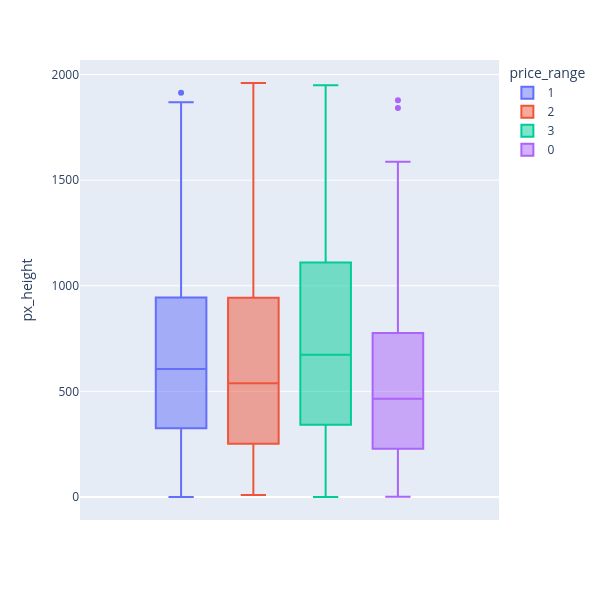

Write notebook code for a chart like this one.
### Code cell
fig = px.box(df, y='px_height', color='price_range')
fig.update_layout(
    height=600,  # set the height in pixels
    width=600    # set the width in pixels
)
fig.show()

### Figure 1 — Plotly figure (JSON) as saved in the notebook; plotly's stock layout.template omitted (floating-point values rounded to 4 significant figures; data arrays with more than 128 entries replaced by an {"elided": "..."} marker saying what was removed)
{"data": [{"alignmentgroup": "True", "hovertemplate": "price_range=1<br>px_height=%{y}<extra></extra>", "legendgroup": "1", "marker": {"color": "#636efa"}, "name": "1", "notched": false, "offsetgroup": "1", "orientation": "v", "showlegend": true, "type": "box", "x0": " ", "xaxis": "x", "y": {"elided": "500 int values"}, "y0": " ", "yaxis": "y"}, {"alignmentgroup": "True", "hovertemplate": "price_range=2<br>px_height=%{y}<extra></extra>", "legendgroup": "2", "marker": {"color": "#EF553B"}, "name": "2", "notched": false, "offsetgroup": "2", "orientation": "v", "showlegend": true, "type": "box", "x0": " ", "xaxis": "x", "y": {"elided": "500 int values"}, "y0": " ", "yaxis": "y"}, {"alignmentgroup": "True", "hovertemplate": "price_range=3<br>px_height=%{y}<extra></extra>", "legendgroup": "3", "marker": {"color": "#00cc96"}, "name": "3", "notched": false, "offsetgroup": "3", "orientation": "v", "showlegend": true, "type": "box", "x0": " ", "xaxis": "x", "y": {"elided": "500 int values"}, "y0": " ", "yaxis": "y"}, {"alignmentgroup": "True", "hovertemplate": "price_range=0<br>px_height=%{y}<extra></extra>", "legendgroup": "0", "marker": {"color": "#ab63fa"}, "name": "0", "notched": false, "offsetgroup": "0", "orientation": "v", "showlegend": true, "type": "box", "x0": " ", "xaxis": "x", "y": {"elided": "500 int values"}, "y0": " ", "yaxis": "y"}], "layout": {"boxmode": "group", "height": 600, "legend": {"title": {"text": "price_range"}, "tracegroupgap": 0}, "margin": {"t": 60}, "width": 600, "xaxis": {"anchor": "y", "autorange": true, "domain": [0, 1], "range": [-0.5074, 0.5074], "type": "category"}, "yaxis": {"anchor": "x", "autorange": true, "domain": [0, 1], "range": [-108.9, 2069.0], "title": {"text": "px_height"}, "type": "linear"}}}
